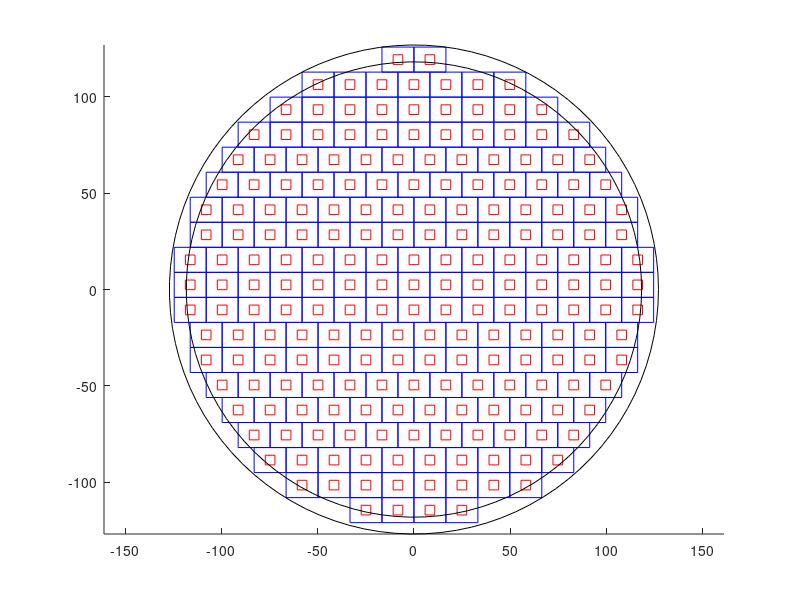

Recreate this plot in MATLAB.
clear
clc

% mm
w = 16.6;
h = 13;
w_L = 5;
h_L = 5;

h1 = (h - h_L) / 2;
h2 = h - h1;
w1 = (w - w_L) / 2;
w2 = w - w1;

r_o = 254/2; % 127
r_i = r_o * 0.931;
theta = linspace(0,2*pi,100);
x_c = cos(theta);
y_c = sin(theta);

x_d_b = [0 w w 0 0];
y_d_b = [0 0 h h 0];
x_d_L = [w1 w2 w2 w1 w1];
y_d_L = [h1 h1 h2 h2 h1];

%figure(0)
%clf
%hold on
%plot(x_d_b, y_d_b, 'b')
%plot(x_d_L, y_d_L, 'r')
%hold off


% method 1, full size
x0 = 2*w/2 + 0.003;
y0 = sqrt(r_o^2 - x0^2);
k = 0;
y_top = y0;
y_bot = y0 - h;
n = [];
while y_bot > -r_o
    y_max = max(abs(y_top), abs(y_bot));
    x_max = 2 * sqrt(r_o^2 - y_max^2);
    n(k+1) = floor(x_max / w);
    k = k + 1;
    y_top = y_top - h;
    y_bot = y_bot - h;
end


row_distances_from_top = ((r_o - y0) + h * [0:k]')/10
number_of_rows = k
count_by_row = [1:k; n; cumsum(n)]'
row_half_and_full_widths = w/10*[0.5*n; n]' - [0.25*ones(k,1) 0.5*ones(k,1)]
total = sum(n)


figure(1)
clf
hold on
for ii = 1:k
    y_d_0 = y0 - ii * h;
    x_d_0 = -1 * n(ii) * w / 2;
    for jj = 1:n(ii)
        plot(x_d_0 + x_d_b, y_d_0 + y_d_b, 'b')
        plot(x_d_0 + x_d_L, y_d_0 + y_d_L, 'r')
        x_d_0 = x_d_0 + w;
    end
end
plot(r_o * x_c, r_o * y_c, 'k')
plot(r_i * x_c, r_i * y_c, 'k')
axis("equal")
hold off



%% method 2, LED size
%x0 = w_L/2 + 0.001;
%y0 = sqrt(r_o^2 - x0^2);
%k = 0;
%y_top = y0 - h1;
%y_bot = y0 - h2;
%n = [];
%while y_bot > -r_o
%    y_max = max(abs(y_top), abs(y_bot));
%    x_max = 2 * sqrt(r_o^2 - y_max^2);
%    n(k+1) = floor((x_max - 1) / w) + 1;
%    k = k + 1;
%    y_top = y_top - h;
%    y_bot = y_bot - h;
%end
%
%
%k
%n'
%sum(n)
%
%
%figure(2)
%clf
%hold on
%for ii = 1:k
%    y_d_0 = y0 - ii * h;
%    x_d_0 = -1 * n(ii) * w / 2;
%    for jj = 1:n(ii)
%        plot(x_d_0 + x_d_b, y_d_0 + y_d_b, 'b')
%        plot(x_d_0 + x_d_L, y_d_0 + y_d_L, 'r')
%        x_d_0 = x_d_0 + w;
%    end
%end
%plot(r_o * x_c, r_o * y_c, 'k')
%plot(r_i * x_c, r_i * y_c, 'k')
%hold off
